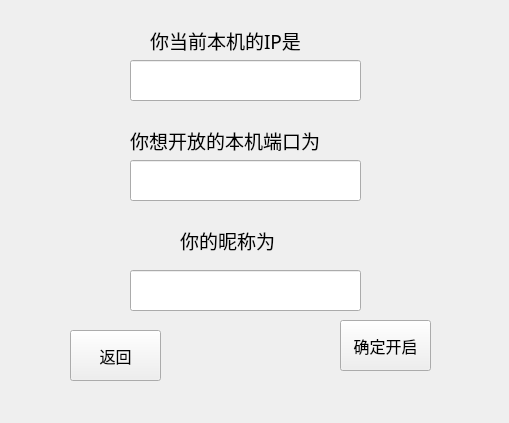
<?xml version="1.0" encoding="UTF-8"?>
<ui version="4.0">
    <class>MultiHostUI</class>
    <widget class="QWidget" name="MultiHostUI">
        <property name="geometry">
            <rect>
                <x>0</x>
                <y>0</y>
                <width>509</width>
                <height>423</height>
            </rect>
        </property>
        <property name="windowTitle">
            <string>MultiHost</string>
        </property>
        <widget class="QLabel" name="label">
            <property name="geometry">
                <rect>
                    <x>150</x>
                    <y>30</y>
                    <width>191</width>
                    <height>21</height>
                </rect>
            </property>
            <property name="font">
                <font>
                    <family>等线</family>
                    <pointsize>14</pointsize>
                </font>
            </property>
            <property name="text">
                <string>你当前本机的IP是</string>
            </property>
        </widget>
        <widget class="QLineEdit" name="lineEdit">
            <property name="geometry">
                <rect>
                    <x>130</x>
                    <y>60</y>
                    <width>231</width>
                    <height>41</height>
                </rect>
            </property>
        </widget>
        <widget class="QLabel" name="label_2">
            <property name="geometry">
                <rect>
                    <x>130</x>
                    <y>120</y>
                    <width>251</width>
                    <height>41</height>
                </rect>
            </property>
            <property name="font">
                <font>
                    <family>等线</family>
                    <pointsize>14</pointsize>
                </font>
            </property>
            <property name="text">
                <string>你想开放的本机端口为</string>
            </property>
        </widget>
        <widget class="QLineEdit" name="lineEdit_2">
            <property name="geometry">
                <rect>
                    <x>130</x>
                    <y>160</y>
                    <width>231</width>
                    <height>41</height>
                </rect>
            </property>
        </widget>
        <widget class="QPushButton" name="pushButton">
            <property name="geometry">
                <rect>
                    <x>340</x>
                    <y>320</y>
                    <width>91</width>
                    <height>51</height>
                </rect>
            </property>
            <property name="font">
                <font>
                    <family>等线</family>
                    <pointsize>12</pointsize>
                </font>
            </property>
            <property name="text">
                <string>确定开启</string>
            </property>
        </widget>
        <widget class="QPushButton" name="pushButton_2">
            <property name="geometry">
                <rect>
                    <x>70</x>
                    <y>330</y>
                    <width>91</width>
                    <height>51</height>
                </rect>
            </property>
            <property name="font">
                <font>
                    <family>等线</family>
                    <pointsize>12</pointsize>
                    <weight>50</weight>
                    <bold>false</bold>
                </font>
            </property>
            <property name="text">
                <string>返回</string>
            </property>
        </widget>
        <widget class="QLabel" name="label_3">
            <property name="geometry">
                <rect>
                    <x>180</x>
                    <y>220</y>
                    <width>251</width>
                    <height>41</height>
                </rect>
            </property>
            <property name="font">
                <font>
                    <family>等线</family>
                    <pointsize>14</pointsize>
                </font>
            </property>
            <property name="text">
                <string>你的昵称为</string>
            </property>
        </widget>
        <widget class="QLineEdit" name="lineEdit_3">
            <property name="geometry">
                <rect>
                    <x>130</x>
                    <y>270</y>
                    <width>231</width>
                    <height>41</height>
                </rect>
            </property>
        </widget>
    </widget>
    <resources/>
    <connections/>
</ui>
